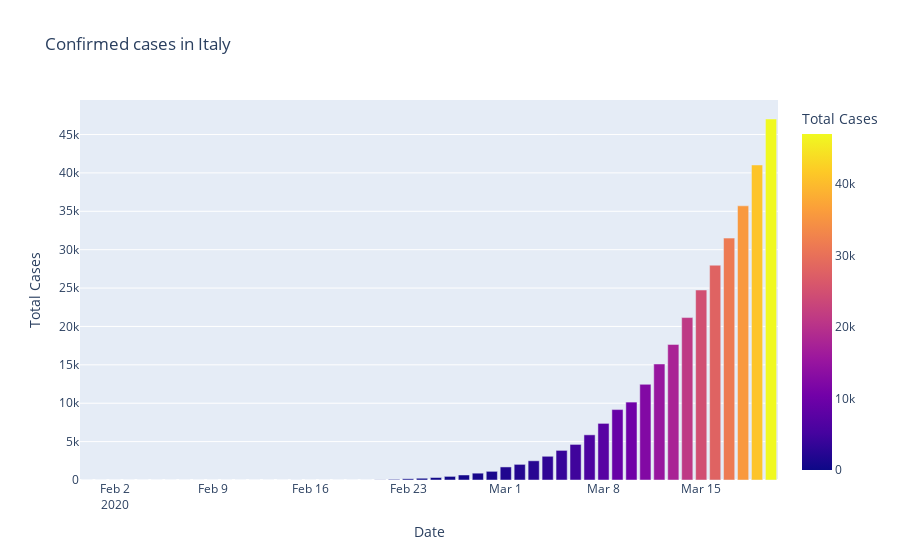
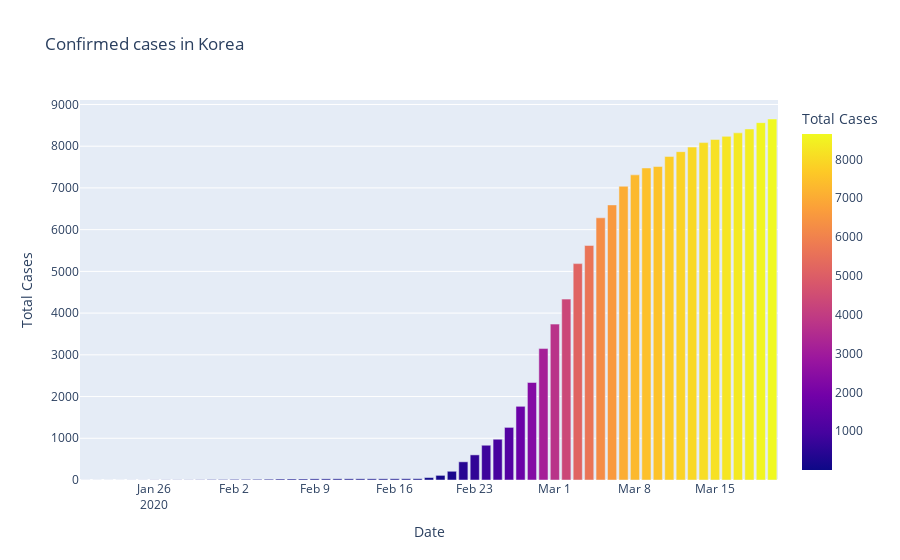

The notebook cell saved with these charts, in order:
### Code cell
fig=px.bar(dbd_Italy,x="Date",y="Total Cases",color='Total Cases',title='Confirmed cases in Italy')
fig.show()

fig=px.bar(dbd_Korea,x="Date",y="Total Cases",color='Total Cases',title='Confirmed cases in Korea')
fig.show()

fig=px.bar(dbd_Wuhan,x="Date",y="Total Cases",color='Total Cases',title='Confirmed cases in Wuhan')
fig.show()

### Figure 1 — Plotly figure (JSON) as saved in the notebook; plotly's stock layout.template omitted (floating-point values rounded to 4 significant figures)
{"data": [{"alignmentgroup": "True", "hovertemplate": "Date=%{x}<br>Total Cases=%{marker.color}<extra></extra>", "legendgroup": "", "marker": {"color": [2, 2, 2, 2, 2, 2, 3, 3, 3, 3, 3, 3, 3, 3, 3, 3, 3, 3, 3, 3, 3, 3, 20, 79, 157, 229, 323, 470, 655, 889, 1128, 1701, 2036, 2502, 3089, 3858, 4636, 5883, 7375, 9172, 10149, 12462, 15113, 17660, 21157, 24747, 27980, 31506, 35713, 41035, 47021], "coloraxis": "coloraxis"}, "name": "", "offsetgroup": "", "orientation": "v", "showlegend": false, "textposition": "auto", "type": "bar", "x": ["2020-01-31T00:00:00", "2020-02-01T00:00:00", "2020-02-02T00:00:00", "2020-02-03T00:00:00", "2020-02-04T00:00:00", "2020-02-05T00:00:00", "2020-02-06T00:00:00", "2020-02-07T00:00:00", "2020-02-08T00:00:00", "2020-02-09T00:00:00", "2020-02-10T00:00:00", "2020-02-11T00:00:00", "2020-02-12T00:00:00", "2020-02-13T00:00:00", "2020-02-14T00:00:00", "2020-02-15T00:00:00", "2020-02-15T00:00:00", "2020-02-16T00:00:00", "2020-02-17T00:00:00", "2020-02-18T00:00:00", "2020-02-19T00:00:00", "2020-02-20T00:00:00", "2020-02-21T00:00:00", "2020-02-22T00:00:00", "2020-02-23T00:00:00", "2020-02-24T00:00:00", "2020-02-25T00:00:00", "2020-02-26T00:00:00", "2020-02-27T00:00:00", "2020-02-28T00:00:00", "2020-02-29T00:00:00", "2020-03-01T00:00:00", "2020-03-02T00:00:00", "2020-03-03T00:00:00", "2020-03-04T00:00:00", "2020-03-05T00:00:00", "2020-03-06T00:00:00", "2020-03-07T00:00:00", "2020-03-08T00:00:00", "2020-03-09T00:00:00", "2020-03-10T00:00:00", "2020-03-11T00:00:00", "2020-03-12T00:00:00", "2020-03-13T00:00:00", "2020-03-14T00:00:00", "2020-03-15T00:00:00", "2020-03-16T00:00:00", "2020-03-17T00:00:00", "2020-03-18T00:00:00", "2020-03-19T00:00:00", "2020-03-20T00:00:00"], "xaxis": "x", "y": [2, 2, 2, 2, 2, 2, 3, 3, 3, 3, 3, 3, 3, 3, 3, 3, 3, 3, 3, 3, 3, 3, 20, 79, 157, 229, 323, 470, 655, 889, 1128, 1701, 2036, 2502, 3089, 3858, 4636, 5883, 7375, 9172, 10149, 12462, 15113, 17660, 21157, 24747, 27980, 31506, 35713, 41035, 47021], "yaxis": "y"}], "layout": {"barmode": "relative", "coloraxis": {"colorbar": {"title": {"text": "Total Cases"}}, "colorscale": [[0, "#0d0887"], [0.1111, "#46039f"], [0.2222, "#7201a8"], [0.3333, "#9c179e"], [0.4444, "#bd3786"], [0.5556, "#d8576b"], [0.6667, "#ed7953"], [0.7778, "#fb9f3a"], [0.8889, "#fdca26"], [1, "#f0f921"]]}, "legend": {"tracegroupgap": 0}, "title": {"text": "Confirmed cases in Italy"}, "xaxis": {"anchor": "y", "domain": [0, 1], "title": {"text": "Date"}}, "yaxis": {"anchor": "x", "domain": [0, 1], "title": {"text": "Total Cases"}}}}

### Figure 2 — Plotly figure (JSON) as saved in the notebook; plotly's stock layout.template omitted (floating-point values rounded to 4 significant figures)
{"data": [{"alignmentgroup": "True", "hovertemplate": "Date=%{x}<br>Total Cases=%{marker.color}<extra></extra>", "legendgroup": "", "marker": {"color": [1, 1, 1, 1, 2, 2, 3, 4, 4, 4, 6, 11, 12, 15, 15, 16, 19, 23, 24, 24, 27, 27, 28, 28, 28, 28, 28, 29, 30, 31, 58, 111, 209, 436, 602, 833, 977, 1261, 1766, 2337, 3150, 3736, 4335, 5186, 5621, 6284, 6593, 7041, 7313, 7478, 7513, 7755, 7869, 7979, 8086, 8162, 8236, 8320, 8413, 8565, 8652], "coloraxis": "coloraxis"}, "name": "", "offsetgroup": "", "orientation": "v", "showlegend": false, "textposition": "auto", "type": "bar", "x": ["2020-01-20T00:00:00", "2020-01-21T00:00:00", "2020-01-22T00:00:00", "2020-01-23T00:00:00", "2020-01-24T00:00:00", "2020-01-25T00:00:00", "2020-01-26T00:00:00", "2020-01-27T00:00:00", "2020-01-28T00:00:00", "2020-01-29T00:00:00", "2020-01-30T00:00:00", "2020-01-31T00:00:00", "2020-02-01T00:00:00", "2020-02-02T00:00:00", "2020-02-03T00:00:00", "2020-02-04T00:00:00", "2020-02-05T00:00:00", "2020-02-06T00:00:00", "2020-02-07T00:00:00", "2020-02-08T00:00:00", "2020-02-09T00:00:00", "2020-02-10T00:00:00", "2020-02-11T00:00:00", "2020-02-12T00:00:00", "2020-02-13T00:00:00", "2020-02-14T00:00:00", "2020-02-15T00:00:00", "2020-02-16T00:00:00", "2020-02-17T00:00:00", "2020-02-18T00:00:00", "2020-02-19T00:00:00", "2020-02-20T00:00:00", "2020-02-21T00:00:00", "2020-02-22T00:00:00", "2020-02-23T00:00:00", "2020-02-24T00:00:00", "2020-02-25T00:00:00", "2020-02-26T00:00:00", "2020-02-27T00:00:00", "2020-02-28T00:00:00", "2020-02-29T00:00:00", "2020-03-01T00:00:00", "2020-03-02T00:00:00", "2020-03-03T00:00:00", "2020-03-04T00:00:00", "2020-03-05T00:00:00", "2020-03-06T00:00:00", "2020-03-07T00:00:00", "2020-03-08T00:00:00", "2020-03-09T00:00:00", "2020-03-10T00:00:00", "2020-03-11T00:00:00", "2020-03-12T00:00:00", "2020-03-13T00:00:00", "2020-03-14T00:00:00", "2020-03-15T00:00:00", "2020-03-16T00:00:00", "2020-03-17T00:00:00", "2020-03-18T00:00:00", "2020-03-19T00:00:00", "2020-03-20T00:00:00"], "xaxis": "x", "y": [1, 1, 1, 1, 2, 2, 3, 4, 4, 4, 6, 11, 12, 15, 15, 16, 19, 23, 24, 24, 27, 27, 28, 28, 28, 28, 28, 29, 30, 31, 58, 111, 209, 436, 602, 833, 977, 1261, 1766, 2337, 3150, 3736, 4335, 5186, 5621, 6284, 6593, 7041, 7313, 7478, 7513, 7755, 7869, 7979, 8086, 8162, 8236, 8320, 8413, 8565, 8652], "yaxis": "y"}], "layout": {"barmode": "relative", "coloraxis": {"colorbar": {"title": {"text": "Total Cases"}}, "colorscale": [[0, "#0d0887"], [0.1111, "#46039f"], [0.2222, "#7201a8"], [0.3333, "#9c179e"], [0.4444, "#bd3786"], [0.5556, "#d8576b"], [0.6667, "#ed7953"], [0.7778, "#fb9f3a"], [0.8889, "#fdca26"], [1, "#f0f921"]]}, "legend": {"tracegroupgap": 0}, "title": {"text": "Confirmed cases in Korea"}, "xaxis": {"anchor": "y", "domain": [0, 1], "title": {"text": "Date"}}, "yaxis": {"anchor": "x", "domain": [0, 1], "title": {"text": "Total Cases"}}}}
